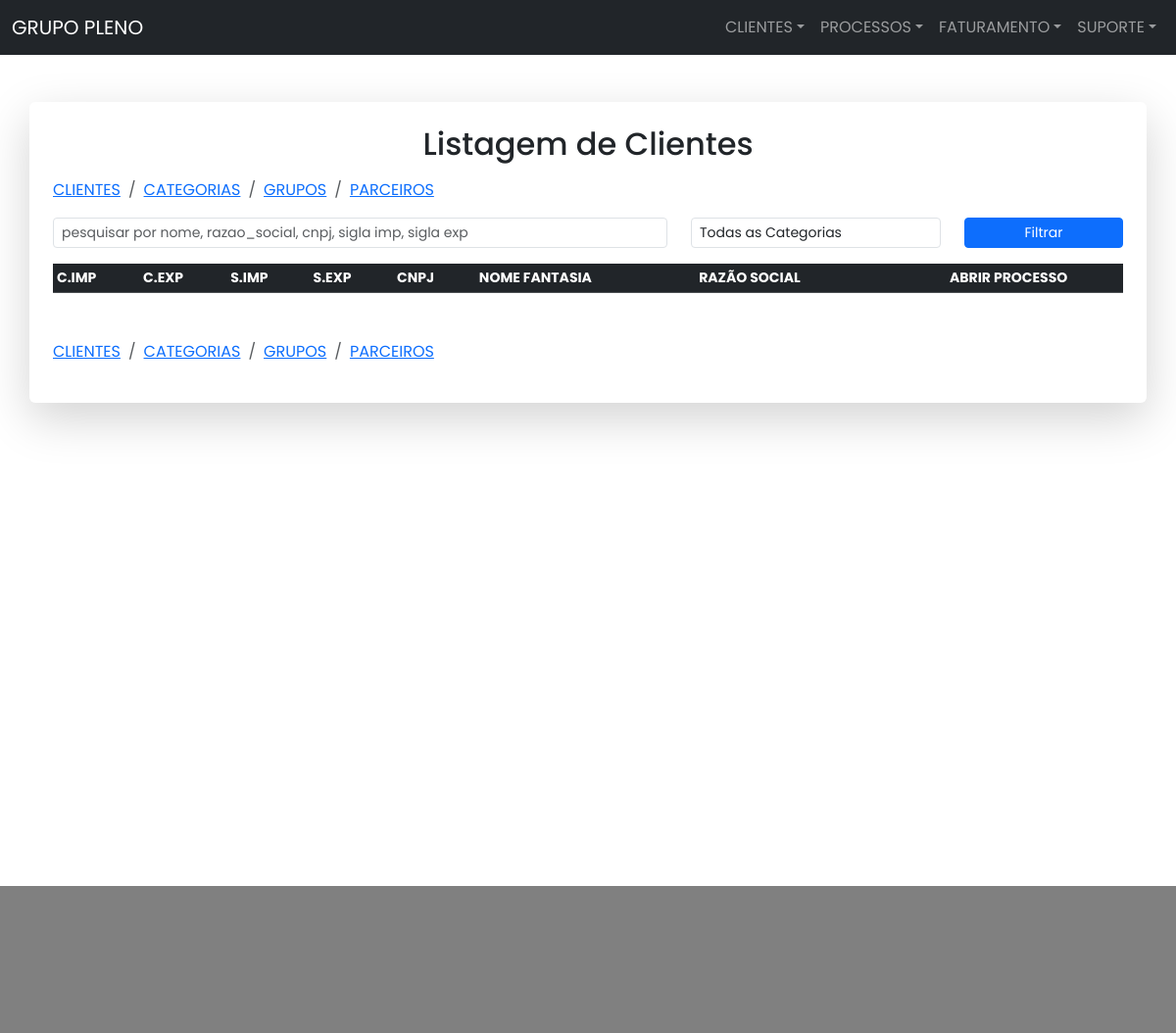
/clientes/, run on an earlier commit of the app's database.
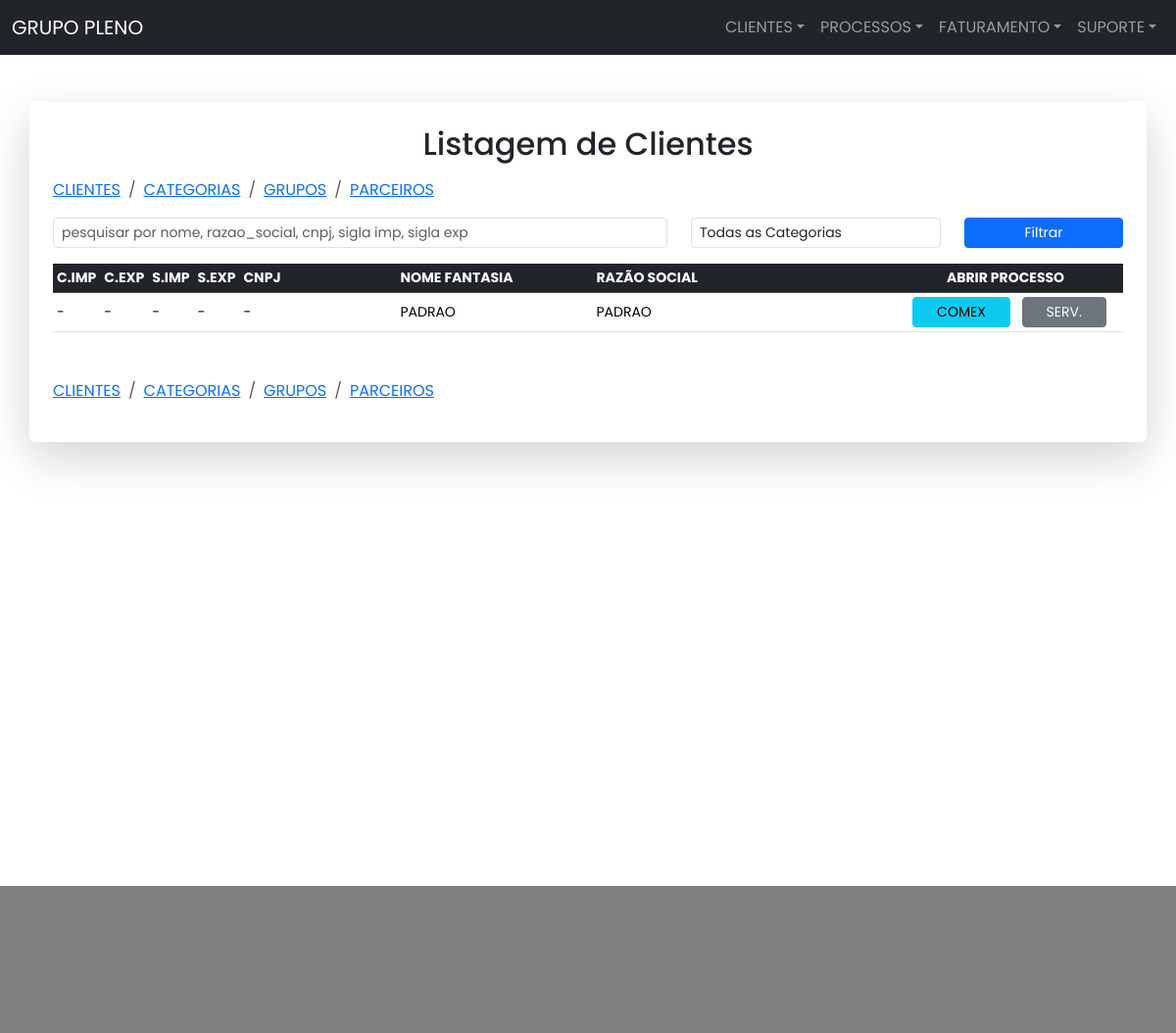
And on a later commit of the database.
### parceiros/models.py (models this page shows, shortened)
class Teste1Cliente(models.Model):
    STATUS_CHOICES = [
        ('A', 'ATIVO'),
        ('I', 'INATIVO'),
    ]
    nome = models.CharField(
        max_length=50, verbose_name='NOME FANTASIA', null=True, blank=True)
    razao_social = models.CharField(
        max_length=200, verbose_name='RAZÃO SOCIAL', null=True, blank=True)
    cnpj = models.CharField(
        max_length=25, verbose_name='CNPJ', null=True, blank=True)
    insc_est = models.CharField(
        max_length=25, verbose_name='INSC EST', null=True, blank=True)
    sigla_imp = models.CharField(
        max_length=5, verbose_name='SIGLA IMP', null=True, blank=True)
    sigla_exp = models.CharField(
        max_length=5, verbose_name='SIGLA EXP', null=True, blank=True)
    serv_sigla_imp = models.CharField(
        max_length=5, verbose_name='SIGLA IMP SERV', null=True, blank=True)
    serv_sigla_exp = models.CharField(
        max_length=5, verbose_name='SIGLA EXP SERV', null=True, blank=True)
    cod_interno = models.CharField(
        max_length=25, verbose_name='COD INTERNO', null=True, blank=True)
    observacoes = models.TextField(
        verbose_name='OBSERVACOES', null=True, blank=True)
    status = models.CharField(
        max_length=2, choices=STATUS_CHOICES)
    grupo = models.ForeignKey(Teste1Grupo, related_name='grupos',
                              on_delete=models.SET_NULL,
                              null=True, blank=True)
    categoria = models.ForeignKey(Teste1Categoria, related_name='categorias',
                                  on_delete=models.SET_NULL,
                                  null=True, blank=True)

### parceiros/views.py (the view, shortened to what this page needs)
# urls.py: path('clientes/', ClienteView.as_view(), name='clientes'),
class ClienteView(View):
    template_name = 'clientes/clientes_list.html'
    def get(self, request):
        title = 'CLIENTES'
        form = ClienteForm()
        clientes = Teste1Cliente.objects.all().order_by('nome').filter(
                status='A', grupo_id=3)
        grupos = Teste1Grupo.objects.all()
        categorias = Teste1Categoria.objects.all()
        query = request.GET.get('q', '')
        status = request.GET.get('status', '')
        grupo = request.GET.get('grupo', '')
        categoria = request.GET.get('categoria', '')
        if status:
            clientes = clientes.filter(status=status)
        if grupo:
            clientes = clientes.filter(grupo__id=grupo)
        if categoria:
            clientes = clientes.filter(categoria__id=categoria)
        default_page = 1
        page = request.GET.get('page', default_page)
        clientes_per_page = 25
        paginator = Paginator(clientes, clientes_per_page)
        page_number = request.GET.get('page')
        clientes_page = paginator.get_page(page_number)
        try:
            clientes_page = paginator.page(page)
        except PageNotAnInteger:
            clientes_page = paginator.page(default_page)
        except EmptyPage:
            clientes_page = paginator.page(paginator.num_pages)
        return render(request, ClienteView.template_name, {
            'title': title,
            'clientes': clientes_page,
            'categorias': categorias,
            'query': query,
            'status': status,
            'grupos': grupos,
            'categoria': categoria,
            'form': form
        })

### parceiros/templates/clientes/clientes_list.html (shortened to what this page needs)
{% extends 'base.html' %}
{% load static %}
{% block body %}
<main class="container p-4 shadow-lg p-3 mb-5 bg-white rounded my-5">
    <h2 class="text-center mb-3">Listagem de Clientes</h2>
    {% include 'clientes/_breadcrumb_clientes.html' %}
    <form method="POST" class="mb-3">
        <div class="row">
            <div class="col-sm-7">
                <input type="text" name="q" class="form-control form-control-sm" autocomplete="off"
                placeholder="pesquisar por nome, razao_social, cnpj, sigla imp, sigla exp" value="{{ query }}">
            </div>
            <div class="col-sm-3">
                <select name="categoria" class="form-control form-control-sm">
                    <option value="">Todas as Categorias</option>
                </select>
            </div>
            <div class="col-sm-2">
                <button type="submit" class="btn btn-primary btn-sm w-100" name="search">Filtrar</button>
            </div>
        </div>
    </form>
    <table class="table table-responsive table-hover table-sm">
        <thead class="table-dark">
          <tr class="small text-uppercase">
            <th scope="col">C.Imp</th>
            <th scope="col">C.Exp</th>
            <th scope="col">S.Imp</th>
            <th scope="col">S.Exp</th>
            <th scope="col">CNPJ</th>
            <th scope="col">Nome Fantasia</th>
            <th scope="col">Razão Social</th>
            <th class="text-center" scope="col">Abrir Processo</th>
          </tr>
        </thead>
        <tbody class="table-sm">
            {% for cliente in clientes %}
            <tr class="small">
                <td class="align-middle" style="width:40px">{{ cliente.sigla_imp }}</td>
                <td class="align-middle" style="width:40px">{{ cliente.sigla_exp }}</td>
                <td class="align-middle" style="width:40px">{{ cliente.serv_sigla_imp }}</td>
                <td class="align-middle" style="width:40px">{{ cliente.serv_sigla_exp }}</td>
                <td class="align-middle" style="width:160px">{{ cliente.cnpj }}</td>
                <td class="align-middle" style="width:200px;">{{ cliente.nome }}</td>
                <td class="align-middle">{{ cliente.razao_social }}</td>
                <td class="text-center align-middle" style="width:240px">
                    <a href="" data-bs-toggle="modal" data-bs-target="#processoModal_{{ cliente.id }}"
                        class="btn btn-sm btn-info px-4 mx-2">COMEX</a>
                    <a href="" data-bs-toggle="modal" data-bs-target="#processoServModal_{{ cliente.id }}"
                        class="btn btn-sm btn-secondary px-4">SERV.</a>
                </td>
            </tr>
            {% endfor %}
        </tbody>
    </table>
    {% include 'clientes/_breadcrumb_clientes.html' %}
</main>
{% endblock %}

What changed in the data, as far as the page shows it:
added Teste1Cliente: sigla_imp "-", sigla_exp "-", serv_sigla_imp "-", serv_sigla_exp "-", cnpj "-", nome "PADRAO", razao_social "PADRAO"
